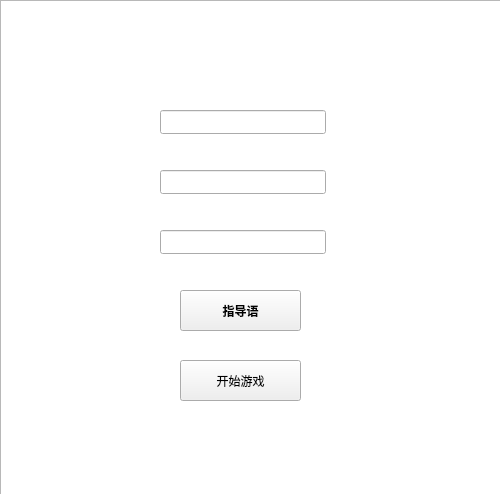
<?xml version="1.0" encoding="UTF-8"?>
<ui version="4.0">
 <class>Formmenu</class>
 <widget class="QWidget" name="Formmenu">
  <property name="geometry">
   <rect>
    <x>0</x>
    <y>0</y>
    <width>500</width>
    <height>494</height>
   </rect>
  </property>
  <property name="windowTitle">
   <string>yooooo~</string>
  </property>
  <widget class="QLineEdit" name="lineEdit_4">
   <property name="geometry">
    <rect>
     <x>160</x>
     <y>230</y>
     <width>166</width>
     <height>24</height>
    </rect>
   </property>
   <property name="text">
    <string/>
   </property>
  </widget>
  <widget class="QLineEdit" name="lineEdit_5">
   <property name="geometry">
    <rect>
     <x>160</x>
     <y>110</y>
     <width>166</width>
     <height>24</height>
    </rect>
   </property>
  </widget>
  <widget class="QPushButton" name="game">
   <property name="geometry">
    <rect>
     <x>180</x>
     <y>360</y>
     <width>121</width>
     <height>41</height>
    </rect>
   </property>
   <property name="text">
    <string>开始游戏</string>
   </property>
  </widget>
  <widget class="QPushButton" name="pushButton">
   <property name="geometry">
    <rect>
     <x>180</x>
     <y>290</y>
     <width>121</width>
     <height>41</height>
    </rect>
   </property>
   <property name="font">
    <font>
     <bold>true</bold>
    </font>
   </property>
   <property name="mouseTracking">
    <bool>false</bool>
   </property>
   <property name="text">
    <string>指导语</string>
   </property>
   <property name="checkable">
    <bool>false</bool>
   </property>
  </widget>
  <widget class="QLineEdit" name="lineEdit_6">
   <property name="geometry">
    <rect>
     <x>160</x>
     <y>170</y>
     <width>166</width>
     <height>24</height>
    </rect>
   </property>
  </widget>
  <widget class="QListView" name="listView">
   <property name="geometry">
    <rect>
     <x>0</x>
     <y>0</y>
     <width>501</width>
     <height>501</height>
    </rect>
   </property>
   <property name="styleSheet">
    <string notr="true">background-image: url(:/Images/BK2.jpg);</string>
   </property>
  </widget>
  <zorder>listView</zorder>
  <zorder>lineEdit_4</zorder>
  <zorder>lineEdit_5</zorder>
  <zorder>game</zorder>
  <zorder>pushButton</zorder>
  <zorder>lineEdit_6</zorder>
 </widget>
 <resources/>
 <connections/>
</ui>
